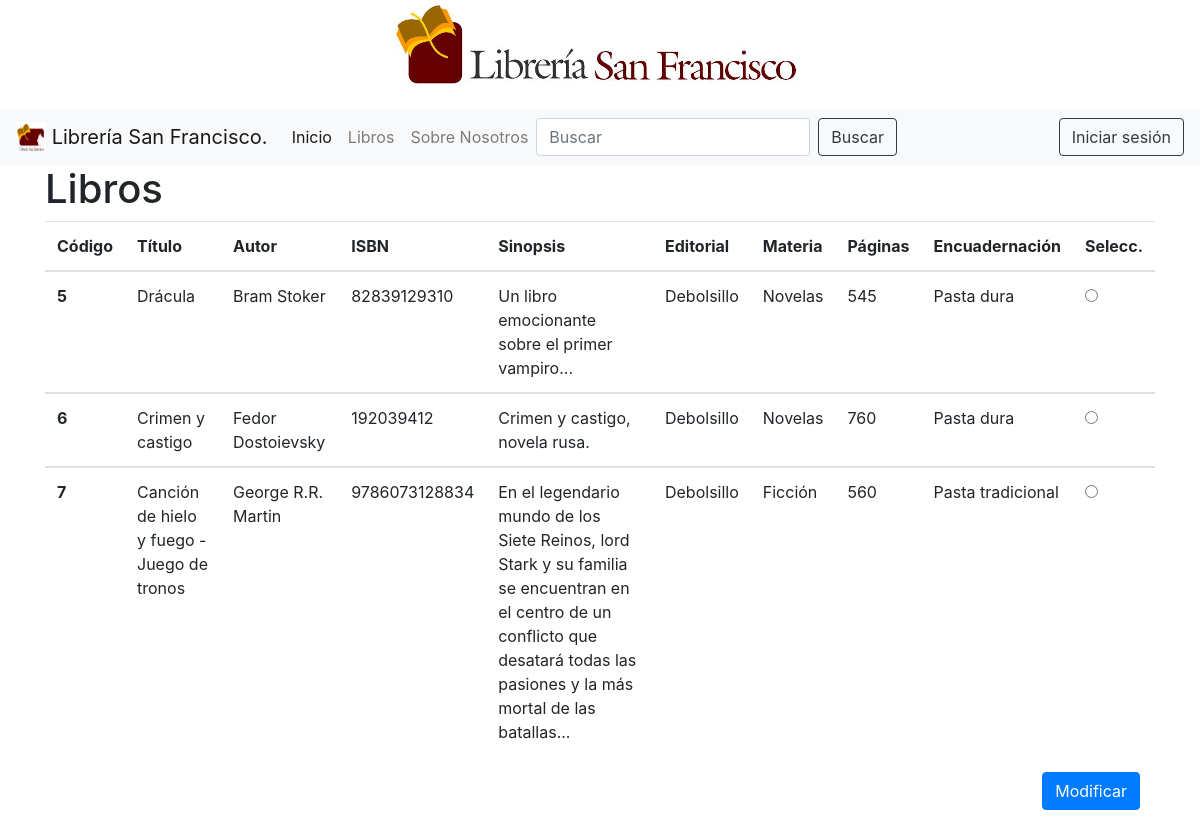
/modificar_libros.php, run on an earlier commit of the app's database.
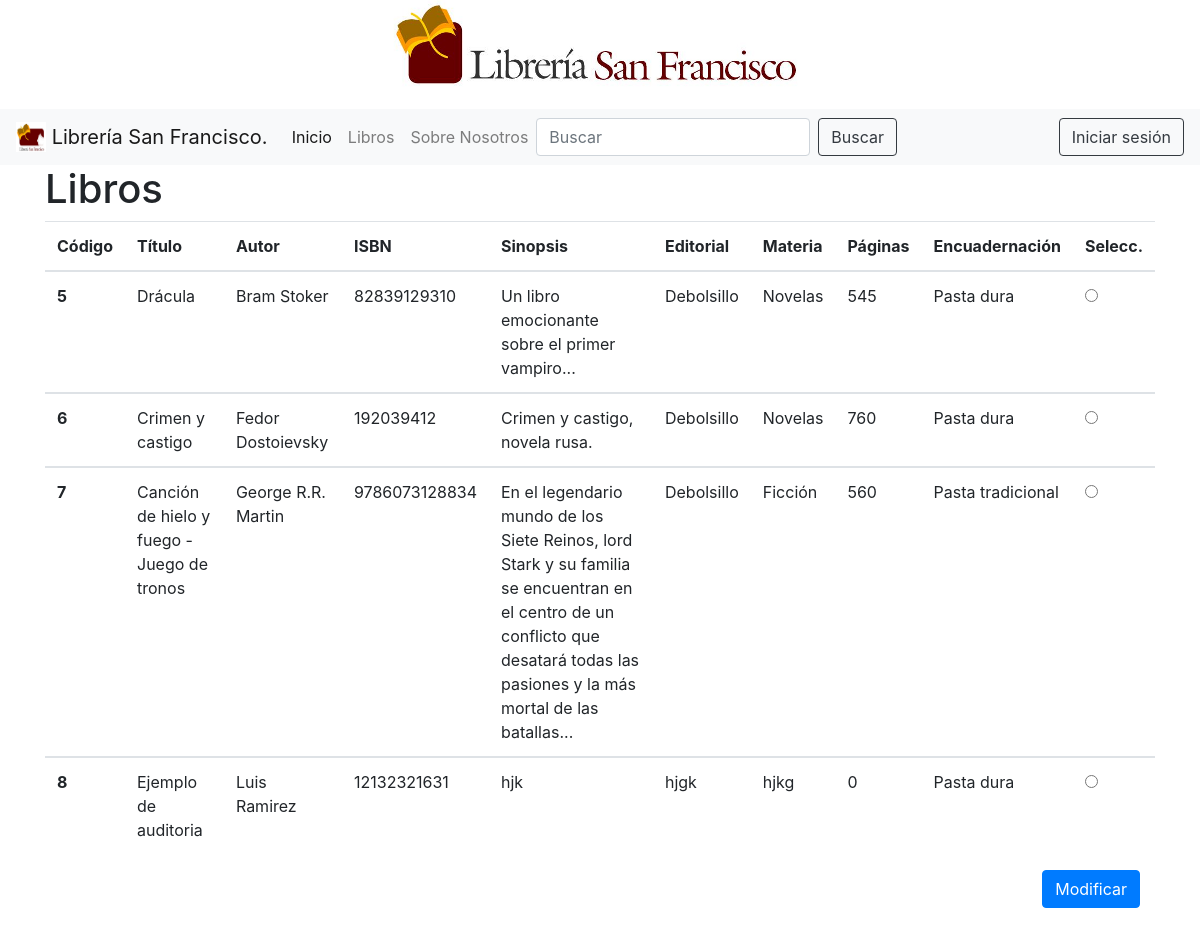
And on a later commit of the database.
### tables this page shows
CREATE TABLE `libros` (
  `codigo` int(11) NOT NULL,
  `titulo` varchar(50) NOT NULL,
  `autor` varchar(50) NOT NULL,
  `isbn` varchar(25) NOT NULL,
  `sinopsis` varchar(500) NOT NULL,
  `editorial` varchar(50) NOT NULL,
  `materia` varchar(50) NOT NULL,
  `paginas` int(11) NOT NULL,
  `encuadernacion` varchar(25) NOT NULL
);

### modificar_libros.php (the view, shortened to what this page needs)
<?php
require 'conexion.php';
$sql = "SELECT * FROM libros";
$resultado = $conexion->query($sql);
?>
<!DOCTYPE html>
<html>
<head>
</head>
<body>
	<?php include 'navbar.php'; ?>
	<div class="container" style="margin:auto;">
                <h1>Libros</h1>
                <form action="modificando_libro.php" method="post">
                    <table class="table table-responsive">
                        <thead>
                            <tr>
                                <th scope="col">Código</th>
                                <th scope="col">Título</th>
                                <th scope="col">Autor</th>
                                <th scope="col">ISBN</th>
                                <th scope="col">Sinopsis</th>
                                <th scope="col">Editorial</th>
                                <th scope="col">Materia</th>
                                <th scope="col">Páginas</th>
                                <th scope="col">Encuadernación</th>
                                <th scope="col">Selecc.</th>
                            </tr>
                        </thead>
                        <?php while($row = $resultado->fetch_assoc()):?>
                        <?php
                        	$codigo = $row["codigo"];
                            $titulo = $row["titulo"];
                            $autor = $row["autor"];
                            $isbn = $row["isbn"];
                            $sinopsis = $row["sinopsis"];
                            $editorial = $row["editorial"];
                            $materia = $row["materia"];
                            $paginas = $row["paginas"];
                            $encuadernacion = $row["encuadernacion"];
                        ?>
                        <tbody>
                            <tr>
                                <th scope="row"><?php echo $codigo ?></th>
                                <td><?php echo $titulo ?></td>
                                <td><?php echo $autor ?></td>
                                <td><?php echo $isbn ?></td>
                                <td><?php echo $sinopsis ?></td>
                                <td><?php echo $editorial ?></td>
                                <td><?php echo $materia ?></td>
                                <td><?php echo $paginas ?></td>
                                <td><?php echo $encuadernacion ?></td>
                                <td><input type="radio" value="<?php echo $codigo ?>" name="seleccion"></td>
                            </tr>
                            <?php endwhile; ?>
                        </tbody>
                    </table>
                    <div class="container" align="right">
                    	<button type="submit" class="btn btn-primary" name="send">Modificar</button>
                    </div>
                </form>
            </div>
</body>
</html>

### navbar.php (shortened to what this page needs)
<?php
if (isset($_SESSION['loggedin']) && $_SESSION['loggedin'] == true)
{
    $sesion_activa = true;
    $email = $_SESSION['email'];
    if($_SESSION['administrador'] == true)
    {
        $nivel_usuario = "administrador";
    }
    else if($_SESSION['usuario'] == true)
    {
        $nivel_usuario = "usuario";
    }
    else
    {
        $nivel_usuario = "lectura";
    }
}
else
{
    $sesion_activa = false;
}
?>
<!doctype html>
<html lang="en">
    <head>
    </head>
    <body style="height:2000px">
        <?php include 'librerias.php'; ?>
        <div>
            <center><img src="img/1.png" class="img-fluid" alt="Responsive image" ></center>
        </div>
        <?php
            if($sesion_activa == true)
            {
              if($nivel_usuario == "administrador")
              {
              ?>
              <div class="sticky-top">
              <nav class="navbar navbar-expand-lg navbar-light bg-light">
                  <a class="navbar-brand" href="index.php">
                      <img src="img/2.png" width="30" height="30" class="d-inline-block align-top" alt="">
                      Librería San Francisco.
                  </a>
                  <ul class="navbar-nav mr-auto">
                    <li class="nav-item dropdown">
                      <a class="nav-link dropdown-toggle" href="#" id="navbarDropdown" role="button" data-toggle="dropdown" aria-haspopup="true" aria-expanded="false">
                        Adm. Base de datos
                      </a>
                      <div class="dropdown-menu" aria-labelledby="navbarDropdown">
                        <a class="dropdown-item" href="respaldo.php">Respaldar BD</a>
                        <a class="dropdown-item" href="auditoria.php">Auditoria</a>
                      </div>
                    </li>
                  </ul>
                  <ul class="navbar-nav mr-auto">
                    <li class="nav-item dropdown">
                      <a class="nav-link dropdown-toggle" href="#" id="navbarDropdown" role="button" data-toggle="dropdown" aria-haspopup="true" aria-expanded="false">
                        Gestionar libros
                      </a>
                      <div class="dropdown-menu" aria-labelledby="navbarDropdown">
                        <a class="dropdown-item" href="agregar_libro.php">Agregar libro</a>
                        <a class="dropdown-item" href="modificar_libros.php">Modificar libro</a>
                        <a class="dropdown-item" href="eliminar_libro.php">Eliminar libro</a>
                        <a class="dropdown-item" href="mostrar_libros.php">Mostrar libro</a>
                      </div>
                    </li>
                  </ul>
                  <div class="collapse navbar-collapse" id="navbarSupportedContent">
                      <ul class="navbar-nav mr-auto">
                        <li class="nav-item active">
                          <form class="form-inline my-2 my-lg-0">
                            <input class="form-control mr-sm-2" type="search" placeholder="Buscar" aria-label="Buscar">
                            <button type="button" class="btn btn-outline-dark my-2 my-sm-0" data-toggle="modal" data-target="#buscar">
                              Buscar
                            </button>
                          </form>
                        </li>
                      </ul>
                      <a href="cerrar_sesion.php" class="btn btn-outline-dark my-2 my-sm-0">Cerrar sesion</a>
                  </div>
              </nav>
              </div>
              <?php
              }
              else if($nivel_usuario == "usuario")
              {
              ?>
              <div class="sticky-top">
              <nav class="navbar navbar-expand-lg navbar-light bg-light">
                  <a class="navbar-brand" href="index.php">
                      <img src="img/2.png" width="30" height="30" class="d-inline-block align-top" alt="">
                      Librería San Francisco.
                  </a>
                  <ul class="navbar-nav mr-auto">
                    <li class="nav-item active">
                      <a class="nav-link" href="index.php">Inicio<span class="sr-only">(current)</span></a>
                    </li>
                    <li class="nav-item">
                      <a class="nav-link" href="mostrar_libros.php">Libros</a>
                    </li>
                    <li class="nav-item dropdown">
                      <a class="nav-link dropdown-toggle" href="#" id="navbarDropdown" role="button" data-toggle="dropdown" aria-haspopup="true" aria-expanded="false">
                        Mi perfil
                      </a>
                      <div class="dropdown-menu" aria-labelledby="navbarDropdown">
                        <a class="dropdown-item" href="#">Favoritos</a>
                        <a class="dropdown-item" href="#">Perfil</a>
                      </div>
                    </li>
                    <li class="nav-item">
                      <a class="nav-link" href="nosotros.php">Sobre Nosotros</a>
                    </li>
                  </ul>
                  <div class="collapse navbar-collapse" id="navbarSupportedContent">
                      <ul class="navbar-nav mr-auto">
                        <li class="nav-item active">
                          <form class="form-inline my-2 my-lg-0">
                            <input class="form-control mr-sm-2" type="search" placeholder="Buscar" aria-label="Buscar">
                            <button type="button" class="btn btn-outline-dark my-2 my-sm-0" data-toggle="modal" data-target="#buscar">
                              Buscar
                            </button>
                          </form>
                        </li>
                      </ul>
                      <a href="cerrar_sesion.php" class="btn btn-outline-dark my-2 my-sm-0">Cerrar sesion</a>
                  </div>
              </nav>
              </div>
              <?php
              }
            }
            else
            {
            ?>
            <div class="sticky-top">
              <nav class="navbar navbar-expand-lg navbar-light bg-light">
                  <a class="navbar-brand" href="index.php">
                      <img src="img/2.png" width="30" height="30" class="d-inline-block align-top" alt="">
                      Librería San Francisco.
                  </a>
                  <ul class="navbar-nav mr-auto">
                    <li class="nav-item active">
                      <a class="nav-link" href="index.php">Inicio<span class="sr-only">(current)</span></a>
                    </li>
                    <li class="nav-item">
                      <a class="nav-link" href="mostrar_libros.php">Libros</a>
                    </li>
                    <li class="nav-item">
                      <a class="nav-link" href="nosotros.php">Sobre Nosotros</a>
                    </li>
                  </ul>
                  <div class="collapse navbar-collapse" id="navbarSupportedContent">
                      <ul class="navbar-nav mr-auto">
                        <li class="nav-item active">
                          <form class="form-inline my-2 my-lg-0">
                            <input class="form-control mr-sm-2" type="search" placeholder="Buscar" aria-label="Buscar">
                            <button type="button" class="btn btn-outline-dark my-2 my-sm-0" data-toggle="modal" data-target="#buscar">
                              Buscar
                            </button>
                          </form>
                        </li>
                      </ul>
                      <button type="button" class="btn btn-outline-dark my-2 my-sm-0" data-toggle="modal" data-target="#iniciar_sesion">
                        Iniciar sesión
                      </button>
                  </div>
              </nav>
            </div>
            <?php
            }
        ?>
    </body>
</html>

### librerias.php (shortened to what this page needs)
<!doctype html>
<html lang="en">
    <head>
        <link rel="stylesheet" type="text/css" href="alertifyjs/css/alertify.css">
        <link rel="stylesheet" type="text/css" href="alertifyjs/css/themes/default.css">
        <link rel="stylesheet" href="https://stackpath.bootstrapcdn.com/bootstrap/4.2.1/css/bootstrap.min.css">
        <link rel="stylesheet" href="https://use.fontawesome.com/releases/v5.7.0/css/all.css">
    </head>
    <body>
    </body>
</html>

What changed in the data, as far as the page shows it:
added libros: codigo "8", titulo "Ejemplo de auditoria", autor "Luis Ramirez", isbn "12132321631", sinopsis "hjk", editorial "hjgk", materia "hjkg", paginas "0", encuadernacion "Pasta dura"
